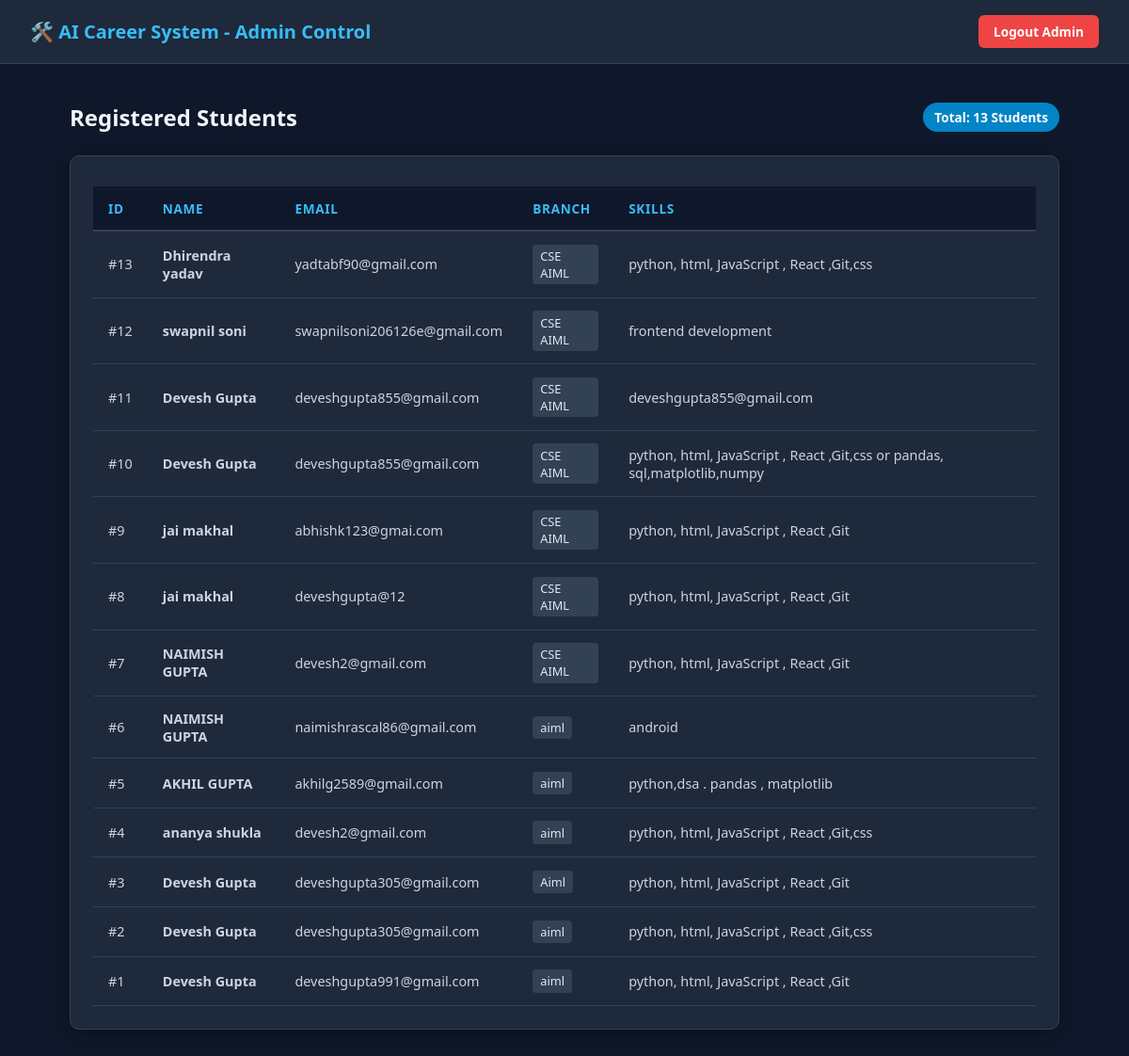
/admin-dashboard (signed in), run on the app's committed database.
### tables this page shows
CREATE TABLE students(
    id INTEGER PRIMARY KEY AUTOINCREMENT,
    name TEXT,
    email TEXT,
    branch TEXT,
    skills TEXT,
    password TEXT
);

### app.py (the view)
@app.route('/admin-dashboard')
def admin_dashboard():
    if not session.get('is_admin'):
        return redirect(url_for('admin_login'))
    conn = sqlite3.connect('database.db')
    conn.row_factory = sqlite3.Row
    cursor = conn.cursor()
    cursor.execute("SELECT id, name, email, branch, skills FROM students ORDER BY id DESC")
    students_list = cursor.fetchall()
    conn.close()
    return render_template(
        'admin_dashboard.html',
        admin_email=session.get('admin_email'),
        students=students_list
    )

### templates/admin_dashboard.html (shortened to what this page needs)
<!DOCTYPE html>
<html lang="en">
<head>
</head>
<body>
    <nav class="navbar">
        <h1>🛠️ AI Career System - Admin Control</h1>
        <a href="/admin-logout" class="btn-logout">Logout Admin</a>
    </nav>
    <div class="container">
        <div class="header-section">
            <h2>Registered Students</h2>
            <span class="badge">Total: {{ students|length }} Students</span>
        </div>
        <div class="card">
            {% if students %}
            <table>
                <thead>
                    <tr>
                        <th>ID</th>
                        <th>Name</th>
                        <th>Email</th>
                        <th>Branch</th>
                        <th>Skills</th>
                    </tr>
                </thead>
                <tbody>
                    {% for student in students %}
                    <tr>
                        <td>#{{ student['id'] }}</td>
                        <td><strong>{{ student['name'] }}</strong></td>
                        <td>{{ student['email'] }}</td>
                        <td><span class="tag">{{ student['branch'] }}</span></td>
                        <td>{{ student['skills'] }}</td>
                    </tr>
                    {% endfor %}
                </tbody>
            </table>
            {% else %}
            <div class="empty-state">
                <p>Abhi tak koi student register nahi hua hai.</p>
            </div>
            {% endif %}
        </div>
    </div>
</body>
</html>

### templates/admin_dashboard.html (style rules this page uses)
* { margin: 0; padding: 0; box-sizing: border-box; font-family: 'Segoe UI', Tahoma, Geneva, Verdana, sans-serif; }
body { background-color: #0f172a; color: #f8fafc; min-height: 100vh; }
.navbar { background-color: #1e293b; border-bottom: 1px solid #334155; padding: 1rem 2rem; display: flex; justify-content: space-between; align-items: center; }
.navbar h1 { font-size: 1.25rem; color: #38bdf8; }
.btn-logout { background-color: #ef4444; color: white; padding: 0.5rem 1rem; border-radius: 6px; text-decoration: none; font-size: 0.85rem; font-weight: 600; transition: background-color 0.2s; }
.container { max-width: 1100px; margin: 2.5rem auto; padding: 0 1.5rem; }
.header-section { display: flex; justify-content: space-between; align-items: center; margin-bottom: 1.5rem; }
.header-section h2 { font-size: 1.5rem; color: #f1f5f9; }
.badge { background-color: #0284c7; color: #ffffff; padding: 0.35rem 0.75rem; border-radius: 20px; font-size: 0.85rem; font-weight: 600; }
.card { background-color: #1e293b; border: 1px solid #334155; border-radius: 10px; padding: 1.5rem; box-shadow: 0 4px 15px rgba(0, 0, 0, 0.3); overflow-x: auto; }
table { width: 100%; border-collapse: collapse; text-align: left; margin-top: 0.5rem; }
th { background-color: #0f172a; color: #38bdf8; padding: 0.85rem 1rem; font-size: 0.85rem; text-transform: uppercase; letter-spacing: 0.05em; border-bottom: 2px solid #334155; }
td { padding: 0.85rem 1rem; color: #cbd5e1; font-size: 0.9rem; border-bottom: 1px solid #334155; }
.tag { display: inline-block; background-color: #334155; color: #e2e8f0; padding: 0.2rem 0.5rem; border-radius: 4px; font-size: 0.8rem; }

### data on the page
students: id "13", name "Dhirendra yadav", email "yadtabf90@gmail.com", branch "CSE AIML", skills "python, html, JavaScript , React ,Git,css"
students: id "12", name "swapnil soni", email "swapnilsoni206126e@gmail.com", branch "CSE AIML", skills "frontend development"
students: id "11", name "Devesh Gupta", email "deveshgupta855@gmail.com", branch "CSE AIML", skills "deveshgupta855@gmail.com"
students: id "10", name "Devesh Gupta", email "deveshgupta855@gmail.com", branch "CSE AIML", skills "python, html, JavaScript , React ,Git,css or pandas, sql,matplotlib,numpy"
students: id "9", name "jai makhal", email "abhishk123@gmai.com", branch "CSE AIML", skills "python, html, JavaScript , React ,Git"
students: id "8", name "jai makhal", email "deveshgupta@12", branch "CSE AIML", skills "python, html, JavaScript , React ,Git"
students: id "7", name "NAIMISH GUPTA", email "devesh2@gmail.com", branch "CSE AIML", skills "python, html, JavaScript , React ,Git"
students: id "6", name "NAIMISH GUPTA", email "naimishrascal86@gmail.com", branch "aiml", skills "android"
students: id "5", name "AKHIL GUPTA", email "akhilg2589@gmail.com", branch "aiml", skills "python,dsa . pandas , matplotlib"
students: id "4", name "ananya shukla", email "devesh2@gmail.com", branch "aiml", skills "python, html, JavaScript , React ,Git,css"
students: id "3", name "Devesh Gupta", email "deveshgupta305@gmail.com", branch "Aiml", skills "python, html, JavaScript , React ,Git"
students: id "2", name "Devesh Gupta", email "deveshgupta305@gmail.com", branch "aiml", skills "python, html, JavaScript , React ,Git,css"
students: id "1", name "Devesh Gupta", email "deveshgupta991@gmail.com", branch "aiml", skills "python, html, JavaScript , React ,Git"

### other printed values
{{ students|length }} "13"
